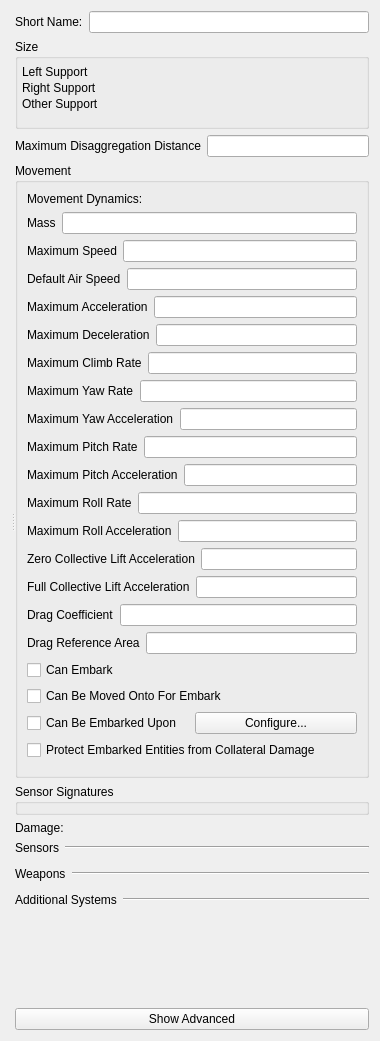
<?xml version="1.0" encoding="UTF-8"?>
<ui version="4.0">
 <class>Form</class>
 <widget class="QWidget" name="Form">
  <property name="geometry">
   <rect>
    <x>0</x>
    <y>0</y>
    <width>380</width>
    <height>1041</height>
   </rect>
  </property>
  <property name="windowTitle">
   <string>Form</string>
  </property>
  <layout class="QVBoxLayout" name="verticalLayout_2">
   <item>
    <widget class="QSplitter" name="splitter">
     <property name="orientation">
      <enum>Qt::Horizontal</enum>
     </property>
     <widget class="QWidget" name="layoutWidget">
      <layout class="QVBoxLayout" name="verticalLayout_8">
       <property name="leftMargin">
        <number>0</number>
       </property>
       <property name="topMargin">
        <number>0</number>
       </property>
       <property name="rightMargin">
        <number>0</number>
       </property>
       <property name="bottomMargin">
        <number>0</number>
       </property>
       <item>
        <widget class="QWidget" name="myGeneralCanvas" native="true">
         <property name="sizePolicy">
          <sizepolicy hsizetype="MinimumExpanding" vsizetype="Fixed">
           <horstretch>0</horstretch>
           <verstretch>0</verstretch>
          </sizepolicy>
         </property>
         <property name="element_type" stdset="0">
          <string notr="true">general_canvas</string>
         </property>
        </widget>
       </item>
       <item>
        <widget class="QWidget" name="myDisplayWidget" native="true">
         <property name="element_type" stdset="0">
          <string notr="true">display_widget_canvas</string>
         </property>
        </widget>
       </item>
      </layout>
     </widget>
     <widget class="QWidget" name="layoutWidget">
      <layout class="QVBoxLayout" name="verticalLayout_7">
       <item>
        <layout class="QHBoxLayout" name="horizontalLayout">
         <item>
          <widget class="QLabel" name="short_name_label">
           <property name="text">
            <string>Short Name:</string>
           </property>
          </widget>
         </item>
         <item>
          <widget class="QLineEdit" name="short_name"/>
         </item>
        </layout>
       </item>
       <item>
        <widget class="QGroupBox" name="boundingVolumeGroupBox">
         <property name="title">
          <string>Size</string>
         </property>
         <layout class="QGridLayout" name="gridLayout_2">
          <property name="sizeConstraint">
           <enum>QLayout::SetNoConstraint</enum>
          </property>
          <property name="leftMargin">
           <number>4</number>
          </property>
          <property name="topMargin">
           <number>4</number>
          </property>
          <property name="rightMargin">
           <number>4</number>
          </property>
          <property name="bottomMargin">
           <number>4</number>
          </property>
          <property name="spacing">
           <number>2</number>
          </property>
          <item row="1" column="0" colspan="2">
           <widget class="QWidget" name="bounding_volume" native="true">
            <property name="minimumSize">
             <size>
              <width>0</width>
              <height>0</height>
             </size>
            </property>
           </widget>
          </item>
          <item row="2" column="0">
           <widget class="QLabel" name="left_support_label">
            <property name="sizePolicy">
             <sizepolicy hsizetype="Minimum" vsizetype="Minimum">
              <horstretch>0</horstretch>
              <verstretch>0</verstretch>
             </sizepolicy>
            </property>
            <property name="text">
             <string>Left Support</string>
            </property>
           </widget>
          </item>
          <item row="2" column="1">
           <widget class="QWidget" name="left_support" native="true">
            <property name="sizePolicy">
             <sizepolicy hsizetype="MinimumExpanding" vsizetype="Minimum">
              <horstretch>0</horstretch>
              <verstretch>0</verstretch>
             </sizepolicy>
            </property>
            <property name="element_type" stdset="0">
             <string notr="true">vector-parameter-data</string>
            </property>
            <property name="single_row" stdset="0">
             <bool>true</bool>
            </property>
            <property name="default_value" stdset="0">
             <string>1,-1,0</string>
            </property>
           </widget>
          </item>
          <item row="3" column="0">
           <widget class="QLabel" name="right_support_label">
            <property name="sizePolicy">
             <sizepolicy hsizetype="Minimum" vsizetype="Minimum">
              <horstretch>0</horstretch>
              <verstretch>0</verstretch>
             </sizepolicy>
            </property>
            <property name="text">
             <string>Right Support</string>
            </property>
           </widget>
          </item>
          <item row="3" column="1">
           <widget class="QWidget" name="right_support" native="true">
            <property name="sizePolicy">
             <sizepolicy hsizetype="MinimumExpanding" vsizetype="Minimum">
              <horstretch>0</horstretch>
              <verstretch>0</verstretch>
             </sizepolicy>
            </property>
            <property name="element_type" stdset="0">
             <string notr="true">vector-parameter-data</string>
            </property>
            <property name="single_row" stdset="0">
             <bool>true</bool>
            </property>
            <property name="default_value" stdset="0">
             <string>1,1,0</string>
            </property>
           </widget>
          </item>
          <item row="4" column="0">
           <widget class="QLabel" name="other_support_label">
            <property name="sizePolicy">
             <sizepolicy hsizetype="Minimum" vsizetype="Minimum">
              <horstretch>0</horstretch>
              <verstretch>0</verstretch>
             </sizepolicy>
            </property>
            <property name="text">
             <string>Other Support</string>
            </property>
           </widget>
          </item>
          <item row="4" column="1">
           <widget class="QWidget" name="other_support" native="true">
            <property name="sizePolicy">
             <sizepolicy hsizetype="MinimumExpanding" vsizetype="Minimum">
              <horstretch>0</horstretch>
              <verstretch>0</verstretch>
             </sizepolicy>
            </property>
            <property name="element_type" stdset="0">
             <string notr="true">vector-parameter-data</string>
            </property>
            <property name="single_row" stdset="0">
             <bool>true</bool>
            </property>
            <property name="default_value" stdset="0">
             <string>-1,0,0</string>
            </property>
           </widget>
          </item>
          <item row="5" column="0" colspan="2">
           <widget class="QWidget" name="bv_and_sv_calcs" native="true">
            <property name="sizePolicy">
             <sizepolicy hsizetype="MinimumExpanding" vsizetype="MinimumExpanding">
              <horstretch>0</horstretch>
              <verstretch>0</verstretch>
             </sizepolicy>
            </property>
            <property name="minimumSize">
             <size>
              <width>0</width>
              <height>0</height>
             </size>
            </property>
            <property name="calculate_bounding_volume" stdset="0">
             <bool>true</bool>
            </property>
            <property name="calculate_support_points" stdset="0">
             <bool>true</bool>
            </property>
            <property name="element_type" stdset="0">
             <string notr="true">bv_sp_calc_widget</string>
            </property>
           </widget>
          </item>
         </layout>
        </widget>
       </item>
       <item>
        <layout class="QHBoxLayout" name="horizontalLayout_2">
         <item>
          <widget class="QLabel" name="disaggregation_range_label">
           <property name="text">
            <string>Maximum Disaggregation Distance</string>
           </property>
          </widget>
         </item>
         <item>
          <widget class="QLineEdit" name="disaggregation_range">
           <property name="display-units" stdset="0">
            <string notr="true">meters</string>
           </property>
           <property name="source-units" stdset="0">
            <string notr="true">meters</string>
           </property>
           <property name="hide_by_default" stdset="0">
            <bool>true</bool>
           </property>
          </widget>
         </item>
        </layout>
       </item>
       <item>
        <widget class="QGroupBox" name="movementGroupBox">
         <property name="title">
          <string>Movement</string>
         </property>
         <layout class="QVBoxLayout" name="verticalLayout">
          <item>
           <layout class="QHBoxLayout" name="horizontalLayout_7">
            <item>
             <widget class="QLabel" name="movement_system_label">
              <property name="text">
               <string>Movement Dynamics:</string>
              </property>
             </widget>
            </item>
            <item>
             <widget class="QWidget" name="movement_system" native="true">
              <property name="category" stdset="0">
               <string notr="true">movement</string>
              </property>
              <property name="none-selected-text" stdset="0">
               <string>Immobile</string>
              </property>
              <property name="element_type" stdset="0">
               <string notr="true">single_system_selector</string>
              </property>
             </widget>
            </item>
           </layout>
          </item>
          <item>
           <layout class="QHBoxLayout" name="horizontalLayout_3">
            <item>
             <widget class="QLabel" name="mass_label">
              <property name="text">
               <string>Mass</string>
              </property>
             </widget>
            </item>
            <item>
             <widget class="QLineEdit" name="mass">
              <property name="source-units" stdset="0">
               <string notr="true">kilograms</string>
              </property>
              <property name="display-units" stdset="0">
               <string notr="true">kilograms</string>
              </property>
             </widget>
            </item>
           </layout>
          </item>
          <item>
           <layout class="QHBoxLayout" name="horizontalLayout_4">
            <item>
             <widget class="QLabel" name="max_speed_label">
              <property name="text">
               <string>Maximum Speed</string>
              </property>
             </widget>
            </item>
            <item>
             <widget class="QLineEdit" name="max_speed">
              <property name="source-units" stdset="0">
               <string notr="true">meters-per-second</string>
              </property>
              <property name="display-units" stdset="0">
               <string notr="true">kilometers-per-hour</string>
              </property>
             </widget>
            </item>
           </layout>
          </item>
          <item>
           <layout class="QHBoxLayout" name="horizontalLayout_14">
            <item>
             <widget class="QLabel" name="ordered_speed_label">
              <property name="text">
               <string>Default Air Speed</string>
              </property>
             </widget>
            </item>
            <item>
             <widget class="QLineEdit" name="ordered_speed">
              <property name="source-units" stdset="0">
               <string notr="true">meters-per-second</string>
              </property>
              <property name="display-units" stdset="0">
               <string notr="true">kilometers-per-hour</string>
              </property>
             </widget>
            </item>
           </layout>
          </item>
          <item>
           <layout class="QHBoxLayout" name="horizontalLayout_15">
            <item>
             <widget class="QLabel" name="max_acceleration_label">
              <property name="text">
               <string>Maximum Acceleration</string>
              </property>
             </widget>
            </item>
            <item>
             <widget class="QLineEdit" name="max_acceleration">
              <property name="source-units" stdset="0">
               <string notr="true">meters-per-second2</string>
              </property>
              <property name="display-units" stdset="0">
               <string notr="true">meters-per-second2</string>
              </property>
             </widget>
            </item>
           </layout>
          </item>
          <item>
           <layout class="QHBoxLayout" name="horizontalLayout_16">
            <item>
             <widget class="QLabel" name="max_deceleration_label">
              <property name="text">
               <string>Maximum Deceleration</string>
              </property>
             </widget>
            </item>
            <item>
             <widget class="QLineEdit" name="max_deceleration">
              <property name="source-units" stdset="0">
               <string notr="true">meters-per-second2</string>
              </property>
              <property name="display-units" stdset="0">
               <string notr="true">meters-per-second2</string>
              </property>
             </widget>
            </item>
           </layout>
          </item>
          <item>
           <layout class="QHBoxLayout" name="horizontalLayout_17">
            <item>
             <widget class="QLabel" name="max_climb_rate_label">
              <property name="text">
               <string>Maximum Climb Rate</string>
              </property>
             </widget>
            </item>
            <item>
             <widget class="QLineEdit" name="max_climb_rate">
              <property name="source-units" stdset="0">
               <string notr="true">meters-per-second</string>
              </property>
              <property name="display-units" stdset="0">
               <string notr="true">meters-per-minute</string>
              </property>
             </widget>
            </item>
           </layout>
          </item>
          <item>
           <layout class="QHBoxLayout" name="horizontalLayout_18">
            <item>
             <widget class="QLabel" name="max_yaw_rate_label">
              <property name="text">
               <string>Maximum Yaw Rate</string>
              </property>
             </widget>
            </item>
            <item>
             <widget class="QLineEdit" name="max_yaw_rate">
              <property name="source-units" stdset="0">
               <string notr="true">radians-per-second</string>
              </property>
              <property name="display-units" stdset="0">
               <string notr="true">degrees-per-second</string>
              </property>
             </widget>
            </item>
           </layout>
          </item>
          <item>
           <layout class="QHBoxLayout" name="horizontalLayout_21">
            <item>
             <widget class="QLabel" name="max_yaw_acceleration_label">
              <property name="text">
               <string>Maximum Yaw Acceleration</string>
              </property>
             </widget>
            </item>
            <item>
             <widget class="QLineEdit" name="max_yaw_acceleration">
              <property name="source-units" stdset="0">
               <string notr="true">radians-per-second2</string>
              </property>
              <property name="display-units" stdset="0">
               <string notr="true">degrees-per-second2</string>
              </property>
             </widget>
            </item>
           </layout>
          </item>
          <item>
           <layout class="QHBoxLayout" name="horizontalLayout_19">
            <item>
             <widget class="QLabel" name="max_pitch_rate_label">
              <property name="text">
               <string>Maximum Pitch Rate</string>
              </property>
             </widget>
            </item>
            <item>
             <widget class="QLineEdit" name="max_pitch_rate">
              <property name="source-units" stdset="0">
               <string notr="true">radians-per-second</string>
              </property>
              <property name="display-units" stdset="0">
               <string notr="true">degrees-per-second</string>
              </property>
             </widget>
            </item>
           </layout>
          </item>
          <item>
           <layout class="QHBoxLayout" name="horizontalLayout_22">
            <item>
             <widget class="QLabel" name="max_pitch_acceleration_label">
              <property name="text">
               <string>Maximum Pitch Acceleration</string>
              </property>
             </widget>
            </item>
            <item>
             <widget class="QLineEdit" name="max_pitch_acceleration">
              <property name="source-units" stdset="0">
               <string notr="true">radians-per-second2</string>
              </property>
              <property name="display-units" stdset="0">
               <string notr="true">degrees-per-second2</string>
              </property>
             </widget>
            </item>
           </layout>
          </item>
          <item>
           <layout class="QHBoxLayout" name="horizontalLayout_20">
            <item>
             <widget class="QLabel" name="max_roll_rate_label">
              <property name="text">
               <string>Maximum Roll Rate</string>
              </property>
             </widget>
            </item>
            <item>
             <widget class="QLineEdit" name="max_roll_rate">
              <property name="source-units" stdset="0">
               <string notr="true">radians-per-second</string>
              </property>
              <property name="display-units" stdset="0">
               <string notr="true">degrees-per-second</string>
              </property>
             </widget>
            </item>
           </layout>
          </item>
          <item>
           <layout class="QHBoxLayout" name="horizontalLayout_23">
            <item>
             <widget class="QLabel" name="max_roll_acceleration_label">
              <property name="text">
               <string>Maximum Roll Acceleration</string>
              </property>
             </widget>
            </item>
            <item>
             <widget class="QLineEdit" name="max_roll_acceleration">
              <property name="source-units" stdset="0">
               <string notr="true">radians-per-second2</string>
              </property>
              <property name="display-units" stdset="0">
               <string notr="true">degrees-per-second2</string>
              </property>
             </widget>
            </item>
           </layout>
          </item>
          <item>
           <layout class="QHBoxLayout" name="horizontalLayout_5">
            <item>
             <widget class="QLabel" name="zero_collective_lift_acceleration_label">
              <property name="text">
               <string>Zero Collective Lift Acceleration</string>
              </property>
             </widget>
            </item>
            <item>
             <widget class="QLineEdit" name="zero_collective_lift_acceleration">
              <property name="source-units" stdset="0">
               <string notr="true">meters-per-second2</string>
              </property>
              <property name="display-units" stdset="0">
               <string notr="true">meters-per-second2</string>
              </property>
             </widget>
            </item>
           </layout>
          </item>
          <item>
           <layout class="QHBoxLayout" name="horizontalLayout_1000">
            <item>
             <widget class="QLabel" name="full_collective_lift_acceleration_label">
              <property name="text">
               <string>Full Collective Lift Acceleration</string>
              </property>
             </widget>
            </item>
            <item>
             <widget class="QLineEdit" name="full_collective_lift_acceleration">
              <property name="source-units" stdset="0">
               <string notr="true">meters-per-second2</string>
              </property>
              <property name="display-units" stdset="0">
               <string notr="true">meters-per-second2</string>
              </property>
             </widget>
            </item>
           </layout>
          </item>
          <item>
           <layout class="QHBoxLayout" name="horizontalLayout_1001">
            <item>
             <widget class="QLabel" name="drag_coefficient_label">
              <property name="text">
               <string>Drag Coefficient</string>
              </property>
             </widget>
            </item>
            <item>
             <widget class="QLineEdit" name="drag_coefficient">
              <property name="source-units" stdset="0">
               <string notr="true">n/a</string>
              </property>
              <property name="display-units" stdset="0">
               <string notr="true">n/a</string>
              </property>
             </widget>
            </item>
           </layout>
          </item>
          <item>
           <layout class="QHBoxLayout" name="horizontalLayout_1002">
            <item>
             <widget class="QLabel" name="drag_reference_area_label">
              <property name="text">
               <string>Drag Reference Area</string>
              </property>
             </widget>
            </item>
            <item>
             <widget class="QLineEdit" name="drag_reference_area">
              <property name="source-units" stdset="0">
               <string>m^2</string>
              </property>
              <property name="display-units" stdset="0">
               <string>m^2</string>
              </property>
             </widget>
            </item>
           </layout>
          </item>
          <item>
           <widget class="QCheckBox" name="can_embark">
            <property name="text">
             <string>Can Embark</string>
            </property>
            <property name="element_type" stdset="0">
             <string notr="true">DtRwBoolean</string>
            </property>
           </widget>
          </item>
          <item>
           <widget class="QCheckBox" name="can_move_onto_embarked">
            <property name="toolTip">
             <string>If checked, entities that are close to this object will check to see if they are going to move onto this object, and, if so, embark on it</string>
            </property>
            <property name="text">
             <string>Can Be Moved Onto For Embark</string>
            </property>
           </widget>
          </item>
          <item>
           <layout class="QHBoxLayout" name="horizontalLayout_12">
            <item>
             <widget class="QCheckBox" name="can_be_embarked_upon">
              <property name="text">
               <string>Can Be Embarked Upon</string>
              </property>
              <property name="element_type" stdset="0">
               <string notr="true">DtRwBoolean</string>
              </property>
             </widget>
            </item>
            <item>
             <widget class="QPushButton" name="configure_embarkation">
              <property name="text">
               <string>Configure...</string>
              </property>
              <property name="enable_if_checked" stdset="0">
               <string notr="true">can_be_embarked_upon</string>
              </property>
              <property name="slot" stdset="0">
               <string notr="true">change_embarkation</string>
              </property>
              <property name="element_type" stdset="0">
               <string notr="true">push_button</string>
              </property>
              <property name="disable_if_multiple_selection" stdset="0">
               <bool>true</bool>
              </property>
             </widget>
            </item>
           </layout>
          </item>
          <item>
           <widget class="QCheckBox" name="protect_from_collateral_damage">
            <property name="toolTip">
             <string>If enabled, will protect any entities embarked on this object from collateral damage</string>
            </property>
            <property name="text">
             <string>Protect Embarked Entities from Collateral Damage</string>
            </property>
           </widget>
          </item>
          <item>
           <layout class="QVBoxLayout" name="verticalLayout_10">
            <item>
             <widget class="QWidget" name="object_geometry_filename" native="true">
              <property name="element_type" stdset="0">
               <string notr="true">object-geometry</string>
              </property>
             </widget>
            </item>
           </layout>
          </item>
         </layout>
        </widget>
       </item>
       <item>
        <widget class="QGroupBox" name="sensorSignaturesGroupBox">
         <property name="title">
          <string>Sensor Signatures</string>
         </property>
         <layout class="QVBoxLayout" name="verticalLayout_3">
          <property name="spacing">
           <number>2</number>
          </property>
          <property name="leftMargin">
           <number>2</number>
          </property>
          <property name="topMargin">
           <number>2</number>
          </property>
          <property name="rightMargin">
           <number>2</number>
          </property>
          <property name="bottomMargin">
           <number>2</number>
          </property>
          <item>
           <widget class="QWidget" name="sensor_signatures" native="true">
            <property name="default-signatures" stdset="0">
             <string>visual-signature=4.0;radar-signature=0.5;infrared-signature=4.0</string>
            </property>
           </widget>
          </item>
         </layout>
        </widget>
       </item>
       <item>
        <layout class="QHBoxLayout" name="horizontalLayout_8">
         <item>
          <widget class="QLabel" name="damage_system_label">
           <property name="text">
            <string>Damage:</string>
           </property>
          </widget>
         </item>
         <item>
          <widget class="QWidget" name="damage_system" native="true">
           <property name="category" stdset="0">
            <string notr="true">damage</string>
           </property>
           <property name="none-selected-text" stdset="0">
            <string>Undamagable</string>
           </property>
           <property name="element_type" stdset="0">
            <string notr="true">single_system_selector</string>
           </property>
          </widget>
         </item>
        </layout>
       </item>
       <item>
        <layout class="QVBoxLayout" name="verticalLayout_4">
         <item>
          <layout class="QHBoxLayout" name="horizontalLayout_9">
           <item>
            <widget class="QLabel" name="sensor_system_selector_label">
             <property name="sizePolicy">
              <sizepolicy hsizetype="Fixed" vsizetype="Fixed">
               <horstretch>0</horstretch>
               <verstretch>0</verstretch>
              </sizepolicy>
             </property>
             <property name="text">
              <string>Sensors</string>
             </property>
            </widget>
           </item>
           <item>
            <widget class="Line" name="line">
             <property name="orientation">
              <enum>Qt::Horizontal</enum>
             </property>
            </widget>
           </item>
          </layout>
         </item>
         <item>
          <widget class="QWidget" name="sensor_system_selector" native="true">
           <property name="category" stdset="0">
            <string notr="true">sensor</string>
           </property>
           <property name="element_type" stdset="0">
            <string notr="true">multi_system_selector</string>
           </property>
          </widget>
         </item>
        </layout>
       </item>
       <item>
        <layout class="QVBoxLayout" name="verticalLayout_5">
         <item>
          <layout class="QHBoxLayout" name="horizontalLayout_10">
           <item>
            <widget class="QLabel" name="weapon_system_selector_label">
             <property name="sizePolicy">
              <sizepolicy hsizetype="Fixed" vsizetype="Fixed">
               <horstretch>0</horstretch>
               <verstretch>0</verstretch>
              </sizepolicy>
             </property>
             <property name="text">
              <string>Weapons</string>
             </property>
            </widget>
           </item>
           <item>
            <widget class="Line" name="line_2">
             <property name="orientation">
              <enum>Qt::Horizontal</enum>
             </property>
            </widget>
           </item>
          </layout>
         </item>
         <item>
          <widget class="QWidget" name="weapon_system_selector" native="true">
           <property name="category" stdset="0">
            <string notr="true">weapon</string>
           </property>
           <property name="element_type" stdset="0">
            <string notr="true">multi_system_selector</string>
           </property>
          </widget>
         </item>
        </layout>
       </item>
       <item>
        <layout class="QVBoxLayout" name="verticalLayout_6">
         <item>
          <layout class="QHBoxLayout" name="horizontalLayout_11">
           <item>
            <widget class="QLabel" name="other_system_selector_label">
             <property name="sizePolicy">
              <sizepolicy hsizetype="Fixed" vsizetype="Fixed">
               <horstretch>0</horstretch>
               <verstretch>0</verstretch>
              </sizepolicy>
             </property>
             <property name="text">
              <string>Additional Systems</string>
             </property>
            </widget>
           </item>
           <item>
            <widget class="Line" name="line_3">
             <property name="orientation">
              <enum>Qt::Horizontal</enum>
             </property>
            </widget>
           </item>
          </layout>
         </item>
         <item>
          <widget class="QWidget" name="other_system_selector" native="true">
           <property name="category" stdset="0">
            <string notr="true">other</string>
           </property>
           <property name="element_type" stdset="0">
            <string notr="true">multi_system_selector</string>
           </property>
          </widget>
         </item>
        </layout>
       </item>
       <item>
        <spacer name="verticalSpacer">
         <property name="orientation">
          <enum>Qt::Vertical</enum>
         </property>
         <property name="sizeHint" stdset="0">
          <size>
           <width>20</width>
           <height>18</height>
          </size>
         </property>
        </spacer>
       </item>
       <item>
        <widget class="QPushButton" name="myShowAdvanced">
         <property name="text">
          <string>Show Advanced</string>
         </property>
         <property name="checkable">
          <bool>true</bool>
         </property>
         <property name="signal_slot" stdset="0">
          <string>toggled(bool);this;showHiddenControls(bool)</string>
         </property>
        </widget>
       </item>
      </layout>
     </widget>
    </widget>
   </item>
  </layout>
 </widget>
 <resources/>
 <connections/>
</ui>
